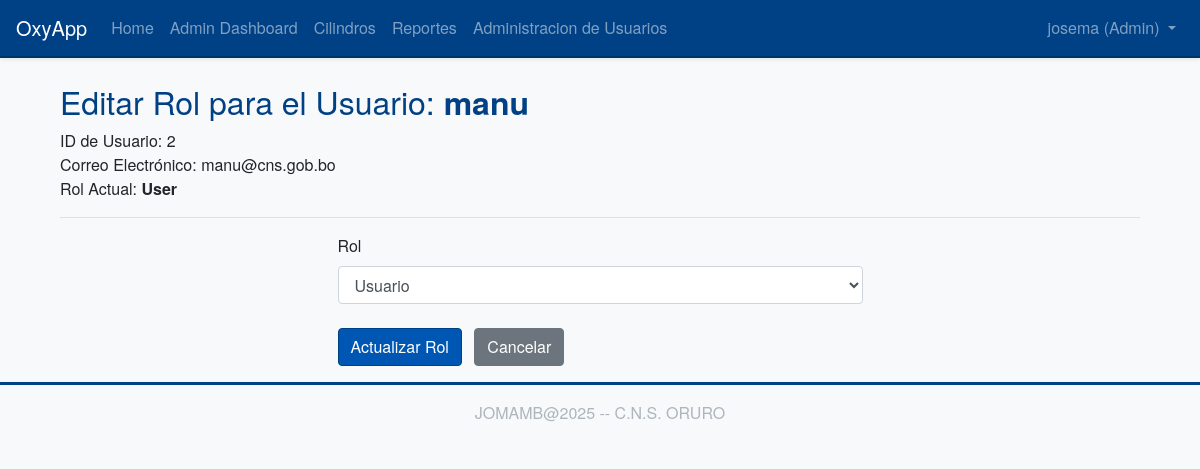
Page /admin/user/2/edit_role (signed in) on the committed database.
### app/models/user.py (models this page shows, shortened)
class User(UserMixin, db.Model):
    __tablename__ = 'user'
    id = db.Column(db.Integer, primary_key=True)
    username = db.Column(db.String(64), index=True, unique=True, nullable=False)
    email = db.Column(db.String(120), index=True, unique=True, nullable=False)
    password_hash = db.Column(db.String(128))
    nombre = db.Column(db.String(64), index=True, nullable=True)
    apellidos = db.Column(db.String(128), index=True, nullable=True)
    role = db.Column(db.String(10), default='user', nullable=False)
    esta_activo = db.Column(db.Boolean, default=True, nullable=False, index=True)
    movimientos_registrados = db.relationship(
        'HistorialMovimiento',
        foreign_keys='HistorialMovimiento.user_id',
        backref=db.backref('usuario', lazy='joined'),
        lazy='dynamic',
        order_by=lambda: desc(HistorialMovimiento.fecha_movimiento) if HistorialMovimiento else 'historial_movimiento.fecha_movimiento DESC'
    )
    @property
    def is_active(self):
        return self.esta_activo

### app/routes/admin.py (the view)
@bp.route('/user/<int:user_id>/edit_role', methods=['GET', 'POST'])
@admin_required
def edit_user_role(user_id):
    user = User.query.get_or_404(user_id)
    if user.id == current_user.id: # Admin cannot change their own role through this form
        flash('Admins cannot change their own role using this form.', 'warning')
        return redirect(url_for('admin.manage_users'))
    form = EditUserRoleForm(obj=user) # Pre-populate form with user's current role
    if form.validate_on_submit():
        user.role = form.role.data
        db.session.commit()
        flash(f"User {user.username}'s role has been updated to {user.role}.", 'success')
        return redirect(url_for('admin.manage_users'))
    return render_template('admin/edit_user_role.html', title='Edit User Role', form=form, user=user)

### app/forms.py
class EditUserRoleForm(FlaskForm):
    role = SelectField('Rol', choices=[('user', 'Usuario'), ('admin', 'Administrador')], validators=[DataRequired()])
    submit = SubmitField('Actualizar Rol')

### app/models/user.py (called while the page is built)
@login.user_loader
def load_user(id):
    return User.query.get(int(id))

### app/routes/admin.py (called while the page is built)
def admin_required(f):
    @wraps(f)
    @login_required
    def decorated_function(*args, **kwargs):
        if current_user.role != 'admin':
            flash("You do not have permission to access this page.", "danger")
            return redirect(url_for('index')) # Or wherever non-admins should go
        return f(*args, **kwargs)
    return decorated_function

### app/templates/admin/edit_user_role.html (shortened to what this page needs)
{% extends "base.html" %}
{% import "bootstrap_wtf.html" as wtf %}
{% block content %}
<div class="container mt-4">
    <h2>Editar Rol para el Usuario: <strong>{{ user.username }}</strong></h2>
    <p>ID de Usuario: {{ user.id }}<br>
       Correo Electrónico: {{ user.email }}<br>
       Rol Actual: <strong>{{ user.role | title }}</strong>
    </p>
    <hr>
    <div class="row">
        <div class="col-md-6 offset-md-3">
            <form method="POST" action="{{ url_for('admin.edit_user_role', user_id=user.id) }}">
                <div class="form-group">
                    {{ form.role.label(class="form-control-label") }}
                    {{ form.role(class="form-control" + (" is-invalid" if form.role.errors else "")) }}
                </div>
                <div class="form-group mt-4">
                    {{ form.submit(class="btn btn-primary") }}
                    <a href="{{ url_for('admin.manage_users') }}" class="btn btn-secondary ml-2">Cancelar</a>
                </div>
            </form>
        </div>
    </div>
</div>
{% endblock %}

### app/templates/base.html (shortened to what this page needs)
<!doctype html>
<html lang="en">
  <head>
    <link rel="stylesheet" href="https://stackpath.bootstrapcdn.com/bootstrap/4.5.2/css/bootstrap.min.css">
    <link rel="stylesheet" href="{{ url_for('static', filename='css/custom.css') }}">
    <link rel="stylesheet" href="{{ url_for('static', filename='css/print.css') }}" media="print">
  </head>
  <body>
    <nav class="navbar navbar-expand-lg navbar-dark bg-primary shadow-sm">
      <a class="navbar-brand" href="{{ url_for('main.index') }}">OxyApp</a>
      <div class="collapse navbar-collapse" id="navbarNav">
        <ul class="navbar-nav mr-auto">
          <li class="nav-item">
            <a class="nav-link" href="{{ url_for('main.index') }}">Home</a>
          </li>
          {% if current_user.is_authenticated %}
            {% if current_user.role == 'user' %}
            <li class="nav-item">
              <a class="nav-link" href="{{ url_for('main.dashboard') }}">Dashboard</a>
            </li>
            {% elif current_user.role == 'admin' %}
            <li class="nav-item">
              <a class="nav-link" href="{{ url_for('admin.dashboard') }}">Admin Dashboard</a>
            </li>
            {% endif %}
          <li class="nav-item">
            <a class="nav-link" href="{{ url_for('cylinders.index') }}">Cilindros</a>
          </li>
          <li class="nav-item">
            <a class="nav-link" href="{{ url_for('reports.index') }}">Reportes</a>
          </li>
          {% if current_user.role == 'admin' %}
          <li class="nav-item">
            <a class="nav-link" href="{{ url_for('admin.manage_users') }}">Administracion de Usuarios</a>
          </li>
          {% endif %}
          {% endif %}
        </ul>
        <ul class="navbar-nav">
          {% if current_user.is_anonymous %}
          <li class="nav-item">
            <a class="nav-link" href="{{ url_for('auth.login') }}">Login</a>
          </li>
          <li class="nav-item">
            <a class="nav-link btn btn-outline-light btn-sm" href="{{ url_for('auth.register') }}">Registro</a>
          </li>
          {% else %}
          <li class="nav-item dropdown">
            <a class="nav-link dropdown-toggle" href="#" id="navbarDropdown" role="button" data-toggle="dropdown" aria-haspopup="true" aria-expanded="false">
              {{ current_user.username }} ({{ current_user.role | title }})
            </a>
          </li>
          {% endif %}
        </ul>
      </div>
    </nav>
    <main role="main" class="container mt-4">
      {% block content %}{% endblock %}
    </main>
    <footer class="footer mt-auto py-3 bg-light text-center">
        <div class="container">
            <span class="text-muted">JOMAMB@2025 -- C.N.S. ORURO</span>
        </div>
    </footer>
  </body>
</html>

### app/static/css/custom.css (style rules this page uses)
body { font-family: 'Helvetica Neue', Helvetica, Arial, sans-serif; background-color: #f8f9fa; color: #212529; }
.navbar-dark.bg-primary { background-color: #004085 !important; border-bottom: 2px solid #003366; }
.navbar-dark .navbar-brand, .navbar-dark .navbar-brand:hover, .navbar-dark .navbar-brand:focus, .navbar-dark .nav-link { color: #ffffff; }
.btn-primary { background-color: #0056b3; border-color: #004085; }
.footer { background-color: #343a40; color: #f8f9fa; padding-top: 1.5rem; padding-bottom: 1.5rem; border-top: 3px solid #004085; }
.footer .text-muted { color: #adb5bd !important; }
h1, h2, h3, h4, h5, .display-4 { color: #004085; }

### rows in the picture
User: username "josema", role "Admin"
User: username "manu", id "2", email "manu@cns.gob.bo", role "User", role "Usuario"
